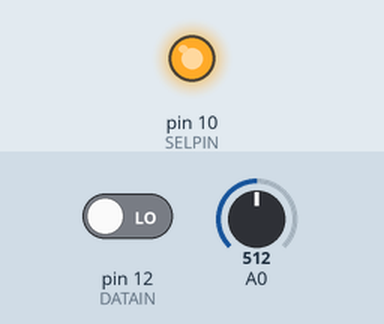
Bench run of a sketch on a simulated Arduino Uno, built with avr-gcc and run on an emulated ATmega328P. Shown: output pins drawn as LEDs (lit = HIGH). Inputs (shaded band) come from the test bench; at power-on: pin 12 (DATAIN) LOW, A0 = 512. Pins used as bus, display or sensor lines are not drawn; what the sketch prints to the serial monitor is not drawn.

Above: at 0.1 s.
Timing chart, 0 to 1.6 s (numbered marks = the images above):
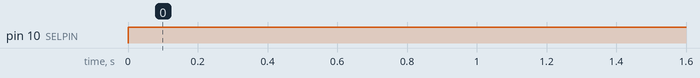

The sketch:

adc.ino
```cpp
#define SELPIN 10 //Selection Pin
#define DATAOUT 11//MOSI
#define DATAIN  12//MISO
#define SPICLOCK  13//Clock
int readvalue;

void setup(){
 //set pin modes
 pinMode(SELPIN, OUTPUT);
 pinMode(DATAOUT, OUTPUT);
 pinMode(DATAIN, INPUT);
 pinMode(SPICLOCK, OUTPUT);
 //disable device to start with
 digitalWrite(SELPIN,HIGH);
 digitalWrite(DATAOUT,LOW);
 digitalWrite(SPICLOCK,LOW);
 pinMode(A0,INPUT);
 //analogReference(DEFAULT);
 Serial.begin(9600);
}

int read_adc(int channel){
  int adcvalue = 0;
  byte commandbits = B11000000; //command bits - start, mode, chn (3), dont care (3)

  //allow channel selection
  commandbits|=((channel-1)<<3);

  digitalWrite(SELPIN,LOW); //Select adc
  // setup bits to be written
  for (int i=7; i>=3; i--){
    digitalWrite(DATAOUT,commandbits&1<<i);
    //cycle clock
    digitalWrite(SPICLOCK,HIGH);
    digitalWrite(SPICLOCK,LOW);
  }

  digitalWrite(SPICLOCK,HIGH);    //ignores 2 null bits
  digitalWrite(SPICLOCK,LOW);
  digitalWrite(SPICLOCK,HIGH);
  digitalWrite(SPICLOCK,LOW);

  //read bits from adc
  for (int i=11; i>=0; i--){
    adcvalue+=digitalRead(DATAIN)<<i;
    //cycle clock
    digitalWrite(SPICLOCK,HIGH);
    digitalWrite(SPICLOCK,LOW);
  }
  digitalWrite(SELPIN, HIGH); //turn off device
  return adcvalue;
}


void loop() {
 readvalue = read_adc(1);
 Serial.println(readvalue,DEC);
// readvalue = read_adc(2);
// Serial.println(readvalue,DEC);
 Serial.println(" ");
 delay(1000);
 Serial.println(analogRead(A0));
 delay(1000);
}
```

Measured:
- by itself, pin 10 (SELPIN): LOW → HIGH at 0.00 s
